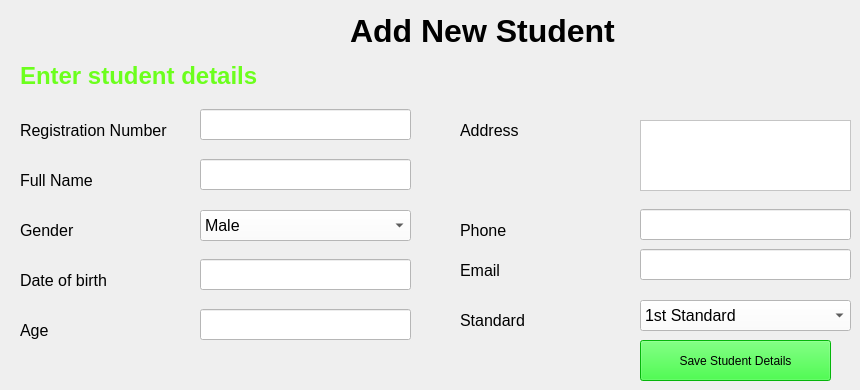
    <widget class="QWidget" name="tab_3">
     <attribute name="title">
      <string>addstudent</string>
     </attribute>
     <widget class="QLabel" name="label_9">
      <property name="geometry">
       <rect>
        <x>350</x>
        <y>10</y>
        <width>331</width>
        <height>41</height>
       </rect>
      </property>
      <property name="font">
       <font>
        <pointsize>24</pointsize>
        <weight>75</weight>
        <bold>true</bold>
       </font>
      </property>
      <property name="text">
       <string>Add New Student</string>
      </property>
     </widget>
     <widget class="QLabel" name="l11">
      <property name="geometry">
       <rect>
        <x>20</x>
        <y>60</y>
        <width>381</width>
        <height>31</height>
       </rect>
      </property>
      <property name="font">
       <font>
        <pointsize>18</pointsize>
        <weight>75</weight>
        <bold>true</bold>
       </font>
      </property>
      <property name="styleSheet">
       <string notr="true">color: rgb(108, 255, 29);</string>
      </property>
      <property name="text">
       <string>Enter student details</string>
      </property>
     </widget>
     <widget class="QLabel" name="label_11">
      <property name="geometry">
       <rect>
        <x>20</x>
        <y>120</y>
        <width>161</width>
        <height>21</height>
       </rect>
      </property>
      <property name="font">
       <font>
        <pointsize>12</pointsize>
       </font>
      </property>
      <property name="text">
       <string>Registration Number</string>
      </property>
     </widget>
     <widget class="QLineEdit" name="tb11">
      <property name="geometry">
       <rect>
        <x>200</x>
        <y>109</y>
        <width>211</width>
        <height>31</height>
       </rect>
      </property>
      <property name="font">
       <font>
        <pointsize>12</pointsize>
       </font>
      </property>
      <property name="styleSheet">
       <string notr="true">background-color: rgb(255, 255, 255);</string>
      </property>
     </widget>
     <widget class="QLineEdit" name="tb12">
      <property name="geometry">
       <rect>
        <x>200</x>
        <y>159</y>
        <width>211</width>
        <height>31</height>
       </rect>
      </property>
      <property name="font">
       <font>
        <pointsize>12</pointsize>
       </font>
      </property>
      <property name="styleSheet">
       <string notr="true">background-color: rgb(255, 255, 255);</string>
      </property>
     </widget>
     <widget class="QLabel" name="label_22">
      <property name="geometry">
       <rect>
        <x>20</x>
        <y>170</y>
        <width>161</width>
        <height>21</height>
       </rect>
      </property>
      <property name="font">
       <font>
        <pointsize>12</pointsize>
       </font>
      </property>
      <property name="text">
       <string>Full Name</string>
      </property>
     </widget>
     <widget class="QLabel" name="label_23">
      <property name="geometry">
       <rect>
        <x>20</x>
        <y>220</y>
        <width>161</width>
        <height>21</height>
       </rect>
      </property>
      <property name="font">
       <font>
        <pointsize>12</pointsize>
       </font>
      </property>
      <property name="text">
       <string>Gender</string>
      </property>
     </widget>
     <widget class="QComboBox" name="cb11">
      <property name="geometry">
       <rect>
        <x>200</x>
        <y>210</y>
        <width>211</width>
        <height>31</height>
       </rect>
      </property>
      <property name="font">
       <font>
        <pointsize>12</pointsize>
       </font>
      </property>
      <property name="styleSheet">
       <string notr="true">background-color: rgb(255, 255, 255);</string>
      </property>
      <item>
       <property name="text">
        <string>Male</string>
       </property>
      </item>
      <item>
       <property name="text">
        <string>Female</string>
       </property>
      </item>
     </widget>
     <widget class="QLineEdit" name="tb13">
      <property name="geometry">
       <rect>
        <x>200</x>
        <y>259</y>
        <width>211</width>
        <height>31</height>
       </rect>
      </property>
      <property name="font">
       <font>
        <pointsize>12</pointsize>
       </font>
      </property>
      <property name="styleSheet">
       <string notr="true">background-color: rgb(255, 255, 255);</string>
      </property>
     </widget>
     <widget class="QLabel" name="label_24">
      <property name="geometry">
       <rect>
        <x>20</x>
        <y>270</y>
        <width>161</width>
        <height>21</height>
       </rect>
      </property>
      <property name="font">
       <font>
        <pointsize>12</pointsize>
       </font>
      </property>
      <property name="text">
       <string>Date of birth</string>
      </property>
     </widget>
     <widget class="QLineEdit" name="tb14">
      <property name="geometry">
       <rect>
        <x>200</x>
        <y>309</y>
        <width>211</width>
        <height>31</height>
       </rect>
      </property>
      <property name="font">
       <font>
        <pointsize>12</pointsize>
       </font>
      </property>
      <property name="styleSheet">
       <string notr="true">background-color: rgb(255, 255, 255);</string>
      </property>
     </widget>
     <widget class="QLabel" name="label_25">
      <property name="geometry">
       <rect>
        <x>20</x>
        <y>320</y>
        <width>161</width>
        <height>21</height>
       </rect>
      </property>
      <property name="font">
       <font>
        <pointsize>12</pointsize>
       </font>
      </property>
      <property name="text">
       <string>Age</string>
      </property>
     </widget>
     <widget class="QLabel" name="label_26">
      <property name="geometry">
       <rect>
        <x>460</x>
        <y>120</y>
        <width>161</width>
        <height>21</height>
       </rect>
      </property>
      <property name="font">
       <font>
        <pointsize>12</pointsize>
       </font>
      </property>
      <property name="text">
       <string>Address</string>
      </property>
     </widget>
     <widget class="QTextEdit" name="mtb11">
      <property name="geometry">
       <rect>
        <x>640</x>
        <y>120</y>
        <width>211</width>
        <height>71</height>
       </rect>
      </property>
      <property name="font">
       <font>
        <pointsize>12</pointsize>
       </font>
      </property>
      <property name="styleSheet">
       <string notr="true">background-color: rgb(255, 255, 255);</string>
      </property>
     </widget>
     <widget class="QLineEdit" name="tb15">
      <property name="geometry">
       <rect>
        <x>640</x>
        <y>209</y>
        <width>211</width>
        <height>31</height>
       </rect>
      </property>
      <property name="font">
       <font>
        <pointsize>12</pointsize>
       </font>
      </property>
      <property name="styleSheet">
       <string notr="true">background-color: rgb(255, 255, 255);</string>
      </property>
     </widget>
     <widget class="QLabel" name="label_27">
      <property name="geometry">
       <rect>
        <x>460</x>
        <y>220</y>
        <width>161</width>
        <height>21</height>
       </rect>
      </property>
      <property name="font">
       <font>
        <pointsize>12</pointsize>
       </font>
      </property>
      <property name="text">
       <string>Phone</string>
      </property>
     </widget>
     <widget class="QLineEdit" name="tb16">
      <property name="geometry">
       <rect>
        <x>640</x>
        <y>249</y>
        <width>211</width>
        <height>31</height>
       </rect>
      </property>
      <property name="font">
       <font>
        <pointsize>12</pointsize>
       </font>
      </property>
      <property name="styleSheet">
       <string notr="true">background-color: rgb(255, 255, 255);</string>
      </property>
     </widget>
     <widget class="QLabel" name="label_28">
      <property name="geometry">
       <rect>
        <x>460</x>
        <y>260</y>
        <width>161</width>
        <height>21</height>
       </rect>
      </property>
      <property name="font">
       <font>
        <pointsize>12</pointsize>
       </font>
      </property>
      <property name="text">
       <string>Email</string>
      </property>
     </widget>
     <widget class="QLabel" name="label_29">
      <property name="geometry">
       <rect>
        <x>460</x>
        <y>310</y>
        <width>161</width>
        <height>21</height>
       </rect>
      </property>
      <property name="font">
       <font>
        <pointsize>12</pointsize>
       </font>
      </property>
      <property name="text">
       <string>Standard</string>
      </property>
     </widget>
     <widget class="QComboBox" name="cb12">
      <property name="geometry">
       <rect>
        <x>640</x>
        <y>300</y>
        <width>211</width>
        <height>31</height>
       </rect>
      </property>
      <property name="font">
       <font>
        <pointsize>12</pointsize>
       </font>
      </property>
      <property name="styleSheet">
       <string notr="true">background-color: rgb(255, 255, 255);</string>
      </property>
      <item>
       <property name="text">
        <string>1st Standard</string>
       </property>
      </item>
      <item>
       <property name="text">
        <string>2nd Standard</string>
       </property>
      </item>
      <item>
       <property name="text">
        <string>3rd Standard</string>
       </property>
      </item>
      <item>
       <property name="text">
        <string>4th Standard</string>
       </property>
      </item>
      <item>
       <property name="text">
        <string>5th Standard</string>
       </property>
      </item>
      <item>
       <property name="text">
        <string>6th Standard</string>
       </property>
      </item>
      <item>
       <property name="text">
        <string>7th Standard</string>
       </property>
      </item>
      <item>
       <property name="text">
        <string>8th Standard</string>
       </property>
      </item>
      <item>
       <property name="text">
        <string>9th Standard</string>
       </property>
      </item>
      <item>
       <property name="text">
        <string>10th Standard</string>
       </property>
      </item>
      <item>
       <property name="text">
        <string>11th Standard</string>
       </property>
      </item>
      <item>
       <property name="text">
        <string>12th Standard</string>
       </property>
      </item>
     </widget>
     <widget class="QPushButton" name="b12">
      <property name="geometry">
       <rect>
        <x>640</x>
        <y>340</y>
        <width>191</width>
        <height>41</height>
       </rect>
      </property>
      <property name="styleSheet">
       <string notr="true">background-color: rgb(6, 255, 14);
font: 12pt &quot;MS Shell Dlg 2&quot;;</string>
      </property>
      <property name="text">
       <string>Save Student Details</string>
      </property>
     </widget>
    </widget>
